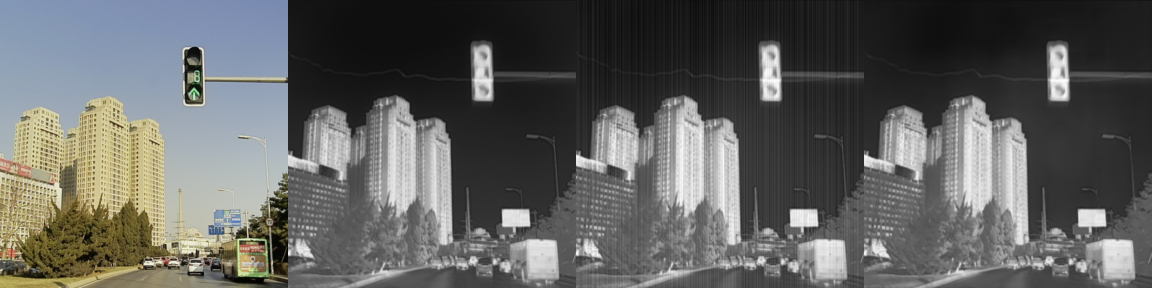
#> input picture output/ablation_study/visuals/img_rgb0_irn1_fpn0_0.png, 1152 x 288 px, given in place of img_SAFTA-RGB_0.png, which was not available
$ python highlight.py
#> lines starting #> are read from the running program, lines starting #| are printed output that depends on the picture; after the words box and inside, x2 and y2 are one past the last pixel; in counts of white or black regions, pixels touching at a corner belong together; pictures that were not available may be replaced by others from this repository, and a replacement may not be noted
import os
import numpy as np
from PIL import Image
from matplotlib.colors import LinearSegmentedColormap

# load image, fpn and other parts
def load_image(dataset, model_name, image_idx):
#> called with dataset = 'm3fd_config_K_12_hfn', model_name = 'SAFTA-RGB', image_idx = 0
    image_path = os.path.join("output", "comparison", dataset, "visuals")
    # load the result image
    imgpx = Image.open(os.path.join(image_path, f"img_{model_name}_{image_idx}.png"))
#> imgpx is the input picture: PIL image 1152x288 RGB; mean R, G, B 97.4, 98.1, 96.1
    imgpx = np.array(imgpx)

    # in each image we have 4 images (RGB, IRC, IRN, IRE)
    image_size = imgpx.shape[0]
#> image_size = 288
    rgb = imgpx[:, 0*image_size:1*image_size]
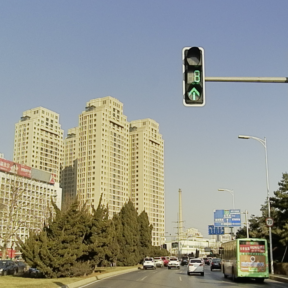
#> rgb: shape (288, 288, 3); mean R, G, B 147.6, 150.4, 142.5
    irc = imgpx[:, 1*image_size:2*image_size]
    irn = imgpx[:, 2*image_size:3*image_size]
    ire = imgpx[:, 3*image_size:4*image_size]

    # return all parts
    return rgb, irc, irn, ire

def map_image(input_image):
    darker = (181/255, 215/255, 228/255)
    bright = (197/255, 238/255, 194/255)
    custom_cmap = LinearSegmentedColormap.from_list("custom", colors=[
        (0.0, (0, 0, 1)),
        (0.4, darker),
        (0.5, (0.0, 0.0, 0.0)),
        (0.6, bright),
        (1.0, (0, 1, 0))
    ])

    # get the colormapped imaged
    mapped_image = custom_cmap(np.array(input_image)[:, :, 0] / 255.0)[:, :, :3]
    mapped_image = np.uint8(mapped_image * 255)
    return Image.fromarray(mapped_image)

# crop selected zone and save image
def crop_and_save(img, zoom_img, crop_zone, output_path, model_name, img_id):
    # crop selected region on IRE
    cropped_img = zoom_img[crop_zone[0]:crop_zone[1] + 1, crop_zone[2]:crop_zone[3] + 1]
    zoomed_img = Image.fromarray(cropped_img).resize([ire.shape[1], ire.shape[0]])

    # draw horizontal and vertical lines
    img[crop_zone[0]:crop_zone[0] + line_width, crop_zone[2]:crop_zone[3] + 1, :] = color
    img[crop_zone[1]:crop_zone[1] + line_width, crop_zone[2]:crop_zone[3] + 1, :] = color
    img[crop_zone[0]:crop_zone[1] + 1, crop_zone[2]:crop_zone[2] + line_width, :] = color
    img[crop_zone[0]:crop_zone[1] + 1, crop_zone[3]:crop_zone[3] + line_width, :] = color

    # map zoomed image since it is residual
    zoomed_img = map_image(zoomed_img)

    # save image and zoomed image
    bimage = Image.fromarray(img.astype('uint8'))
    bimage.save(os.path.join(output_path, "result_{}_image_{}.png".format(model_name.lower(), img_id)))
    zoomed_img.save(os.path.join(output_path, "zoomed_{}_image_{}_map.png".format(model_name.lower(), img_id)))


# run training code
if __name__ == '__main__':
    # set the output path
    output_path = os.path.join("output", "highlights")
    model_names = ["SAFTA-RGB", "DCGAN", "MULTIVIEW", "D1WLS", "DLSNUC", "EMPTY"]

    # select highlight images
    highlights = []
    highlights.append({"dataset": "m3fd_config_K_12_hfn", "img_idx": 0, "crop_zone": [25, 125, 118, 228]})
    highlights.append({"dataset": "m3fd_config_K_12_hfn", "img_idx": 45, "crop_zone": [140, 200, 180, 240]})
    highlights.append({"dataset": "msrs_config_K_12_hfn", "img_idx": 15, "crop_zone": [80, 200, 120, 240]})

    # highlight color and thickness
    color = [255, 0, 0]
    line_width = 1

    # create output path
    if not os.path.exists(output_path):
        os.mkdir(output_path)

    # all the settings are done, open the image
    for model_id, model_name in enumerate(model_names):
        # get all highlight zones
        for image_index, highlight in enumerate(highlights):
            # get the image
            rgb, irc, irn, ire = load_image(highlight["dataset"], model_name, highlight["img_idx"])

            # crop and save from IRE
            diff = irc.astype(float) - ire.astype(float)
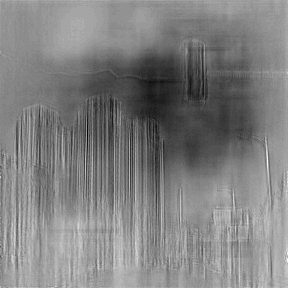
#> diff: shape (288, 288, 3) float64; min -27, max 13, mean -6.87; drawn with min black and max white
            residual = (255 * (diff + 255) / (2 * 255)) / 0.2
            crop_and_save(ire, residual.astype(np.uint8), highlight["crop_zone"], output_path, model_name, image_index)
#> in crop_and_save, `cropped_img = zoom_img[crop_zone[0]:crop_zone[1] + 1, crop_zone[2]:cro..`:
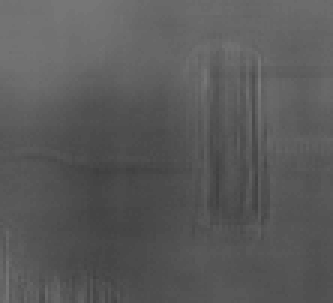
#> cropped_img: shape (101, 111, 3) (shown 3 times larger); min 63, max 123, mean 89.6
#> in crop_and_save, `zoomed_img = Image.fromarray(cropped_img).resize([ire.shape[1], ire.sh..`:
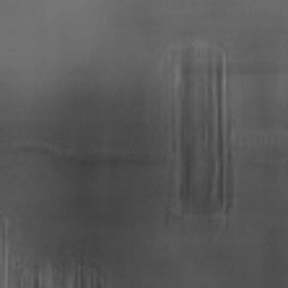
#> zoomed_img: PIL image 288x288 RGB; min 62, max 123, mean 89.6
#> in crop_and_save, `img[crop_zone[1]:crop_zone[1] + line_width, crop_zone[2]:crop_zone[3] ..`: img: shape (288, 288, 3); mean R, G, B 83, 82.3, 82.3
#> in crop_and_save, `img[crop_zone[0]:crop_zone[1] + 1, crop_zone[2]:crop_zone[2] + line_wi..`:
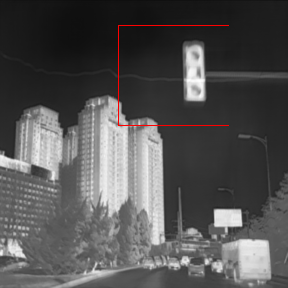
#> img: shape (288, 288, 3); mean R, G, B 83.3, 82.3, 82.3
#> in crop_and_save, `img[crop_zone[0]:crop_zone[1] + 1, crop_zone[3]:crop_zone[3] + line_wi..`:
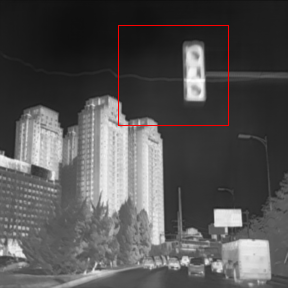
#> img: shape (288, 288, 3); 0.12% of pixels changed, all inside (x1, y1, x2, y2) = (228, 26, 229, 125)
#> in map_image, `mapped_image = custom_cmap(np.array(input_image)[:, :, 0] / 255.0)[:, ..`:
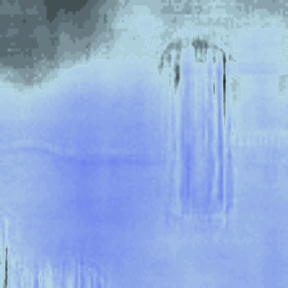
#> mapped_image: shape (288, 288, 3) float64; mean R, G, B 0.577, 0.686, 0.861
#> (the run stopped early here; a loop or call above may not have finished)
